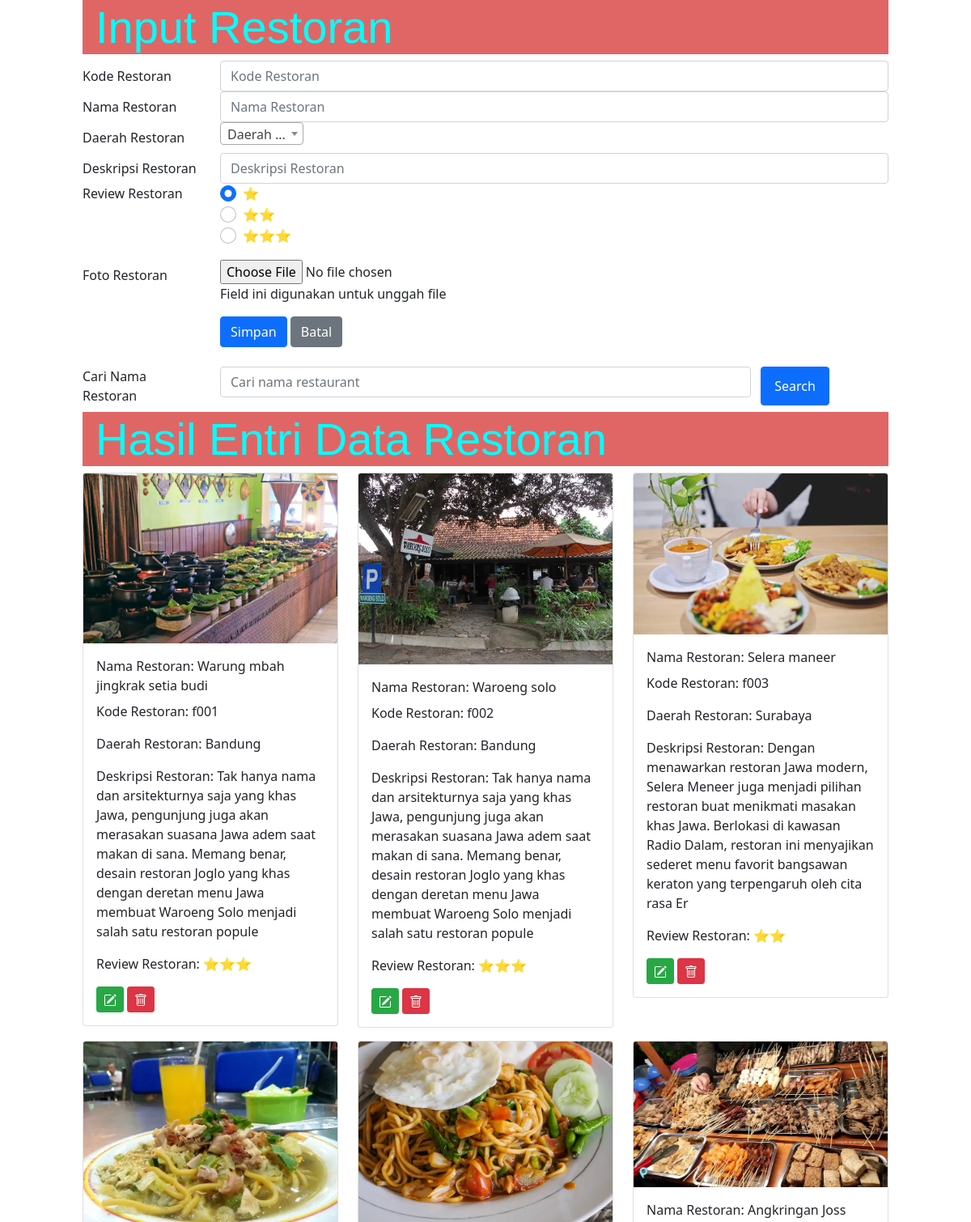
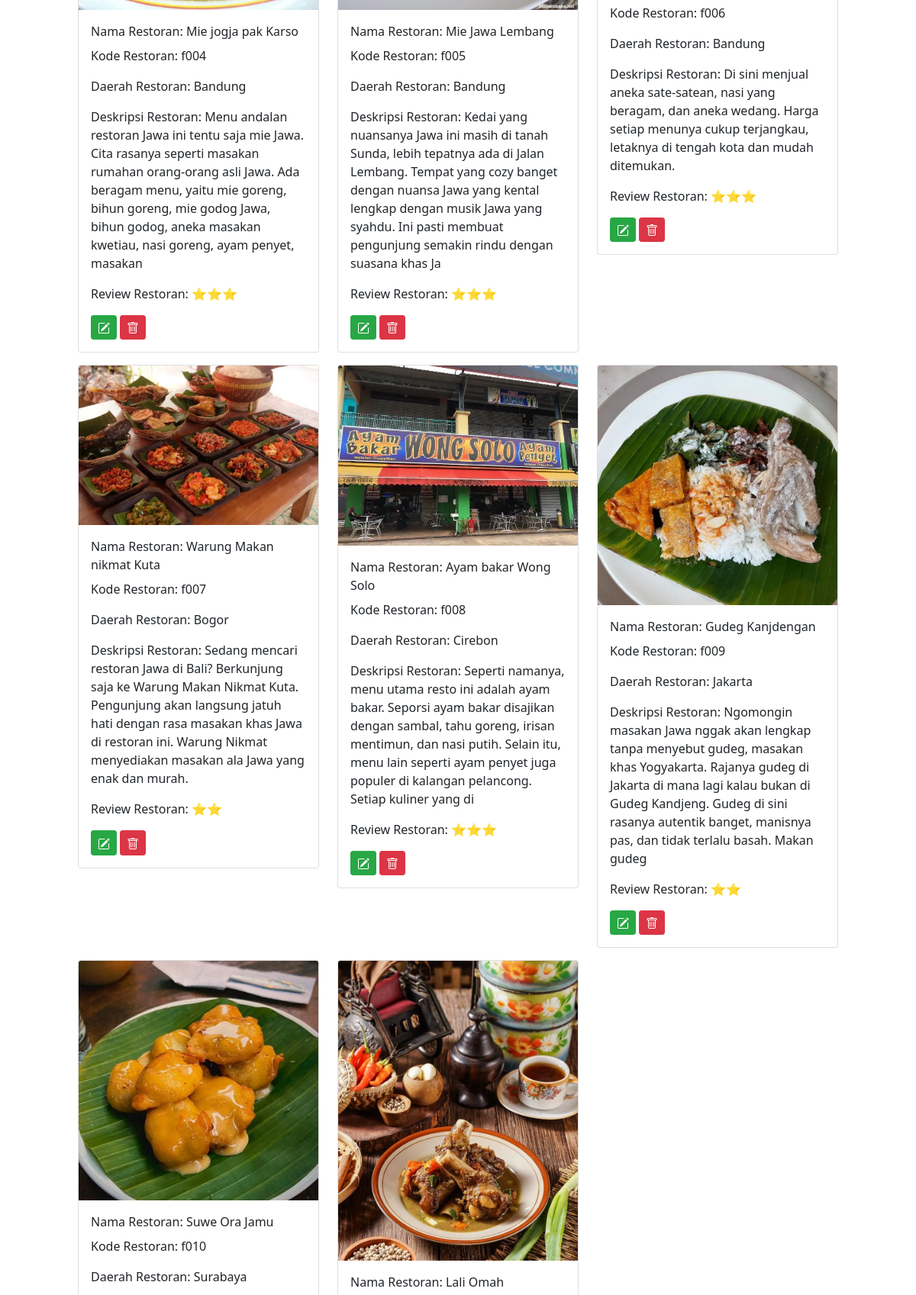
/Backend/admin/restaurant.php (upper part), run on the app's committed database (2 pictures, top to bottom).
### tables this page shows
CREATE TABLE `restaurant` (
  `restaurantKODE` char(6) NOT NULL,
  `restaurantNAMA` char(100) NOT NULL,
  `restaurantALAMAT` char(200) NOT NULL,
  `restaurantDES` char(250) NOT NULL,
  `restaurantFOTO` char(100) NOT NULL,
  `restaurantREVIEW` char(100) NOT NULL
);

### Backend/admin/restaurant.php (the view, shortened to what this page needs)
<!DOCTYPE html>
<html lang="en">
<head>
    <link href="https://cdn.jsdelivr.net/npm/select2@4.1.0-rc.0/dist/css/select2.min.css" rel="stylesheet" />
	<link rel="stylesheet" type="text/css" href="css/bootstrap.min.css">
</head>
<?php
	include "include/config.php";
?>
<body>
<div class="row1">
<div class="row">
<div class="col-sm-1"></div>
<div class="col-sm-10">
	<div class="jumbotron jumbotron-fluid">
		<div class="container">
			<h1 class="display-4">Input Restoran</h1>
		</div>
	</div>
	<form method="POST" enctype="multipart/form-data">
		<div class="form-group row">
			<label for="koderestaurant" class="col-sm-2 col-form-label">Kode Restoran</label>
			<div class="col-sm-10">
				<input type="text" class="form-control" id="koderestaurant" name="inputrestaurant" placeholder="Kode Restoran" maxlength="4" >
			</div>
		</div>
		<div class="form-group row">
			<label for="namarestaurant" class="col-sm-2 col-form-label">Nama Restoran</label>
			<div class="col-sm-10">
				<input type="text" class="form-control" id="namarestaurant" name="inputnama" placeholder="Nama Restoran">
			</div>
		</div>
        <div class="form-group row">
			<label for="alamatrestaurant" class="col-sm-2 col-form-label">Daerah Restoran</label>
			<div class="col-sm-10">
			</div>
		</div>
		<div class="form-group row">
			<label for="desretaurant" class="col-sm-2 col-form-label">Deskripsi Restoran</label>
			<div class="col-sm-10">
				<input type="text" class="form-control" id="desretaurant" name="inputdes" placeholder="Deskripsi Restoran">
			</div>
		</div>
        <fieldset class="row mb-3">
    <legend class="col-form-label col-sm-2 pt-0">Review Restoran</legend>
    <div class="col-sm-10">
      <div class="form-check">
        <input class="form-check-input" type="radio" name="inputreview" id="gridRadios1" value="&#11088;" checked>
        <label class="form-check-label" for="gridRadios1">
        &#11088;
        </label>
      </div>
      <div class="form-check">
        <input class="form-check-input" type="radio" name="inputreview" id="gridRadios2" value="&#11088;&#11088;">
        <label class="form-check-label" for="gridRadios2">
        &#11088;&#11088;
        </label>
      </div>
      <div class="form-check">
        <input class="form-check-input" type="radio" name="inputreview" id="gridRadios3" value="&#11088;&#11088;&#11088;" >
        <label class="form-check-label" for="gridRadios3">
        &#11088;&#11088;&#11088;
        </label>
      </div>
    </div>
  </fieldset>
		<div class="form-group row">
			<label for="file" class="col-sm-2 col-form-label">Foto Restoran</label>
			<div class="col-sm-10">
				<input type="file" id="file" name="file">
				<p class="help-block">Field ini digunakan untuk unggah file</p>
			</div>
		</div>
		<div class="form-group row">
			<div class="col-sm-2"></div>
			<div class="col-sm-10">
				<input type="submit" name="Simpan" class="btn btn-primary" value="Simpan">
				<input type="submit" name="Batal" class="btn btn-secondary" value="Batal">
			</div>
		</div>
        <br>
<div class="form-group row mb-2">
<label for="search" class="col-sm-2">Cari Nama Restoran</label>
<div class="col-sm-8">
<input type="text" name="search" class="form-control" id="search"
				value="<?php if(isset($POST['search'])) {echo $_POST['search'];} ?>"
				placeholder="Cari nama restaurant">
</div>
<input type="submit" name="kirim" class="col-sm-1 btn btn-primary" value="Search">
</div>
	</form>
</div>
<div class="col-sm-1"></div>
</div>
<div class="row">
	<div class="col-sm-1"></div>
	<div class="col-sm-10">
		<div class="jumbotron jumbotron-fluid">
			<div class="container">
				<h1 class="display-4">Hasil Entri Data Restoran</h1>
			</div>
		</div>
		<div class="row">
    <?php
    if (isset($_POST["kirim"])) {
        $search = $_POST['search'];
        $query = mysqli_query($connection, "select restaurant.* from restaurant where restaurantNAMA like '%" . $search . "%'");
        while ($row = mysqli_fetch_array($query)) {
            ?>
            <div class="col-md-4 mb-3">
                <div class="card">
                    <img src="images/<?php echo $row['restaurantFOTO'] ?>" class="card-img-top" alt="...">
                    <div class="card-body">
                        <p class="card-title">Nama Restoran: <?php echo $row['restaurantNAMA']; ?></p>
                        <p class="card-text">Kode Restoran: <?php echo $row['restaurantKODE']; ?></p>
                        <p class="card-text">Daerah Restoran: <?php echo $row['restaurantALAMAT']; ?></p>
						<p class="card-text">Deskripsi Restoran: <?php echo $row['restaurantDES']; ?></p>
                        <p class="card-text">Review Restoran: <?php echo $row['restaurantREVIEW']; ?></p>
						<a href="dbrestaurantedit.php?ubah=<?php echo $row["restaurantKODE"]?>"
		 class="btn btn-success btn-sm" title="edit">
<svg xmlns="http://www.w3.org/2000/svg" width="16" height="20" fill="currentColor" class="bi bi-pencil-square" viewBox="0 0 16 16">
<path d="M15.502 1.94a.5.5 0 0 1 0 .706L14.459 3.69l-2-2L13.502.646a.5.5 0 0 1 .707 0l1.293 1.293zm-1.75 2.456-2-2L4.939 9.21a.5.5 0 0 0-.121.196l-.805 2.414a.25.25 0 0 0 .316.316l2.414-.805a.5.5 0 0 0 .196-.12l6.813-6.814z"/>
<path fill-rule="evenodd" d="M1 13.5A1.5 1.5 0 0 0 2.5 15h11a1.5 1.5 0 0 0 1.5-1.5v-6a.5.5 0 0 0-1 0v6a.5.5 0 0 1-.5.5h-11a.5.5 0 0 1-.5-.5v-11a.5.5 0 0 1 .5-.5H9a.5.5 0 0 0 0-1H2.5A1.5 1.5 0 0 0 1 2.5v11z"/>
</svg></a>
<a href="hapusrestaurant.php?hapus=<?php echo $row["restaurantKODE"]?>"
		 class="btn btn-danger btn-sm" title="hapus">
<svg xmlns="http://www.w3.org/2000/svg" width="16" height="20" fill="currentColor" class="bi bi-trash" viewBox="0 0 16 16">
<path d="M5.5 5.5A.5.5 0 0 1 6 6v6a.5.5 0 0 1-1 0V6a.5.5 0 0 1 .5-.5Zm2.5 0a.5.5 0 0 1 .5.5v6a.5.5 0 0 1-1 0V6a.5.5 0 0 1 .5-.5Zm3 .5a.5.5 0 0 0-1 0v6a.5.5 0 0 0 1 0V6Z"/>
<path d="M14.5 3a1 1 0 0 1-1 1H13v9a2 2 0 0 1-2 2H5a2 2 0 0 1-2-2V4h-.5a1 1 0 0 1-1-1V2a1 1 0 0 1 1-1H6a1 1 0 0 1 1-1h2a1 1 0 0 1 1 1h3.5a1 1 0 0 1 1 1v1ZM4.118 4 4 4.059V13a1 1 0 0 0 1 1h6a1 1 0 0 0 1-1V4.059L11.882 4H4.118ZM2.5 3h11V2h-11v1Z"/>
</svg></a>
                    </div>
                </div>
            </div>
            <?php
        }
    } else {
        $query = mysqli_query($connection, "select * from restaurant");
        while ($row = mysqli_fetch_array($query)) {
            ?>
            <div class="col-md-4 mb-3">
                <div class="card">
                    <img src="images/<?php echo $row['restaurantFOTO'] ?>" class="card-img-top" alt="...">
                    <div class="card-body">
					<p class="card-title">Nama Restoran: <?php echo $row['restaurantNAMA']; ?></p>
                        <p class="card-text">Kode Restoran: <?php echo $row['restaurantKODE']; ?></p>
                        <p class="card-text">Daerah Restoran: <?php echo $row['restaurantALAMAT']; ?></p>
						<p class="card-text">Deskripsi Restoran: <?php echo $row['restaurantDES']; ?></p>
                        <p class="card-text">Review Restoran: <?php echo $row['restaurantREVIEW']; ?></p>
						<a href="dbrestaurantedit.php?ubah=<?php echo $row["restaurantKODE"]?>"
		 class="btn btn-success btn-sm" title="edit">
</a>
<a href="hapusrestaurant.php?hapus=<?php echo $row["restaurantKODE"]?>"
		 class="btn btn-danger btn-sm" title="hapus">
</a>
                    </div>
                </div>
            </div>
            <?php
        }
    }
    ?>
</div>
    </div>
	<br><br><br>
	</div>
</div>
</body>
</html>

### Backend/admin/restaurant.php (style rules this page uses)
.jumbotron { background-color :#E06666; color : aqua; font-family :'arial'; }

### data on the page
restaurant: restaurantFOTO (picture), restaurantNAMA "Warung mbah jingkrak setia budi", restaurantKODE "f001", restaurantALAMAT "Bandung", restaurantDES "Tak hanya nama dan arsitekturnya saja yang khas Jawa, pengunjung juga akan merasakan suasana Jawa adem saat makan di sana. Memang benar, desain restoran Joglo yang khas dengan deretan menu Jawa membuat Waroeng Solo menjadi salah satu restoran popule", restaurantREVIEW "⭐⭐⭐"
restaurant: restaurantFOTO (picture), restaurantNAMA "Waroeng solo", restaurantKODE "f002", restaurantALAMAT "Bandung", restaurantDES "Tak hanya nama dan arsitekturnya saja yang khas Jawa, pengunjung juga akan merasakan suasana Jawa adem saat makan di sana. Memang benar, desain restoran Joglo yang khas dengan deretan menu Jawa membuat Waroeng Solo menjadi salah satu restoran popule", restaurantREVIEW "⭐⭐⭐"
restaurant: restaurantFOTO (picture), restaurantNAMA "Selera maneer", restaurantKODE "f003", restaurantALAMAT "Surabaya", restaurantDES "Dengan menawarkan restoran Jawa modern, Selera Meneer juga menjadi pilihan restoran buat menikmati masakan khas Jawa. Berlokasi di kawasan Radio Dalam, restoran ini menyajikan sederet menu favorit bangsawan keraton yang terpengaruh oleh cita rasa Er", restaurantREVIEW "⭐⭐"
restaurant: restaurantFOTO (picture), restaurantNAMA "Mie jogja pak Karso", restaurantKODE "f004", restaurantALAMAT "Bandung", restaurantDES "Menu andalan restoran Jawa ini tentu saja mie Jawa. Cita rasanya seperti masakan rumahan orang-orang asli Jawa. Ada beragam menu, yaitu mie goreng, bihun goreng, mie godog Jawa, bihun godog, aneka masakan kwetiau, nasi goreng, ayam penyet, masakan", restaurantREVIEW "⭐⭐⭐"
restaurant: restaurantFOTO (picture), restaurantNAMA "Mie Jawa Lembang", restaurantKODE "f005", restaurantALAMAT "Bandung", restaurantDES "Kedai yang nuansanya Jawa ini masih di tanah Sunda, lebih tepatnya ada di Jalan Lembang. Tempat yang cozy banget dengan nuansa Jawa yang kental lengkap dengan musik Jawa yang syahdu. Ini pasti membuat pengunjung semakin rindu dengan suasana khas Ja", restaurantREVIEW "⭐⭐⭐"
restaurant: restaurantFOTO (picture), restaurantNAMA "Angkringan Joss", restaurantKODE "f006", restaurantALAMAT "Bandung", restaurantDES "Di sini menjual aneka sate-satean, nasi yang beragam, dan aneka wedang. Harga setiap menunya cukup terjangkau, letaknya di tengah kota dan mudah ditemukan.", restaurantREVIEW "⭐⭐⭐"
restaurant: restaurantFOTO (picture), restaurantNAMA "Warung Makan nikmat Kuta", restaurantKODE "f007", restaurantALAMAT "Bogor", restaurantDES "Sedang mencari restoran Jawa di Bali? Berkunjung saja ke Warung Makan Nikmat Kuta. Pengunjung akan langsung jatuh hati dengan rasa masakan khas Jawa di restoran ini. Warung Nikmat menyediakan masakan ala Jawa yang enak dan murah.", restaurantREVIEW "⭐⭐"
restaurant: restaurantFOTO (picture), restaurantNAMA "Ayam bakar Wong Solo", restaurantKODE "f008", restaurantALAMAT "Cirebon", restaurantDES "Seperti namanya, menu utama resto ini adalah ayam bakar. Seporsi ayam bakar disajikan dengan sambal, tahu goreng, irisan mentimun, dan nasi putih. Selain itu, menu lain seperti ayam penyet juga populer di kalangan pelancong. Setiap kuliner yang di", restaurantREVIEW "⭐⭐⭐"
restaurant: restaurantFOTO (picture), restaurantNAMA "Gudeg Kanjdengan", restaurantKODE "f009", restaurantALAMAT "Jakarta", restaurantDES "Ngomongin masakan Jawa nggak akan lengkap tanpa menyebut gudeg, masakan khas Yogyakarta. Rajanya gudeg di Jakarta di mana lagi kalau bukan di Gudeg Kandjeng. Gudeg di sini rasanya autentik banget, manisnya pas, dan tidak terlalu basah. Makan gudeg", restaurantREVIEW "⭐⭐"
restaurant: restaurantFOTO (picture), restaurantNAMA "Suwe Ora Jamu", restaurantKODE "f010", restaurantALAMAT "Surabaya"
restaurant: restaurantFOTO (picture), restaurantNAMA "Lali Omah"
